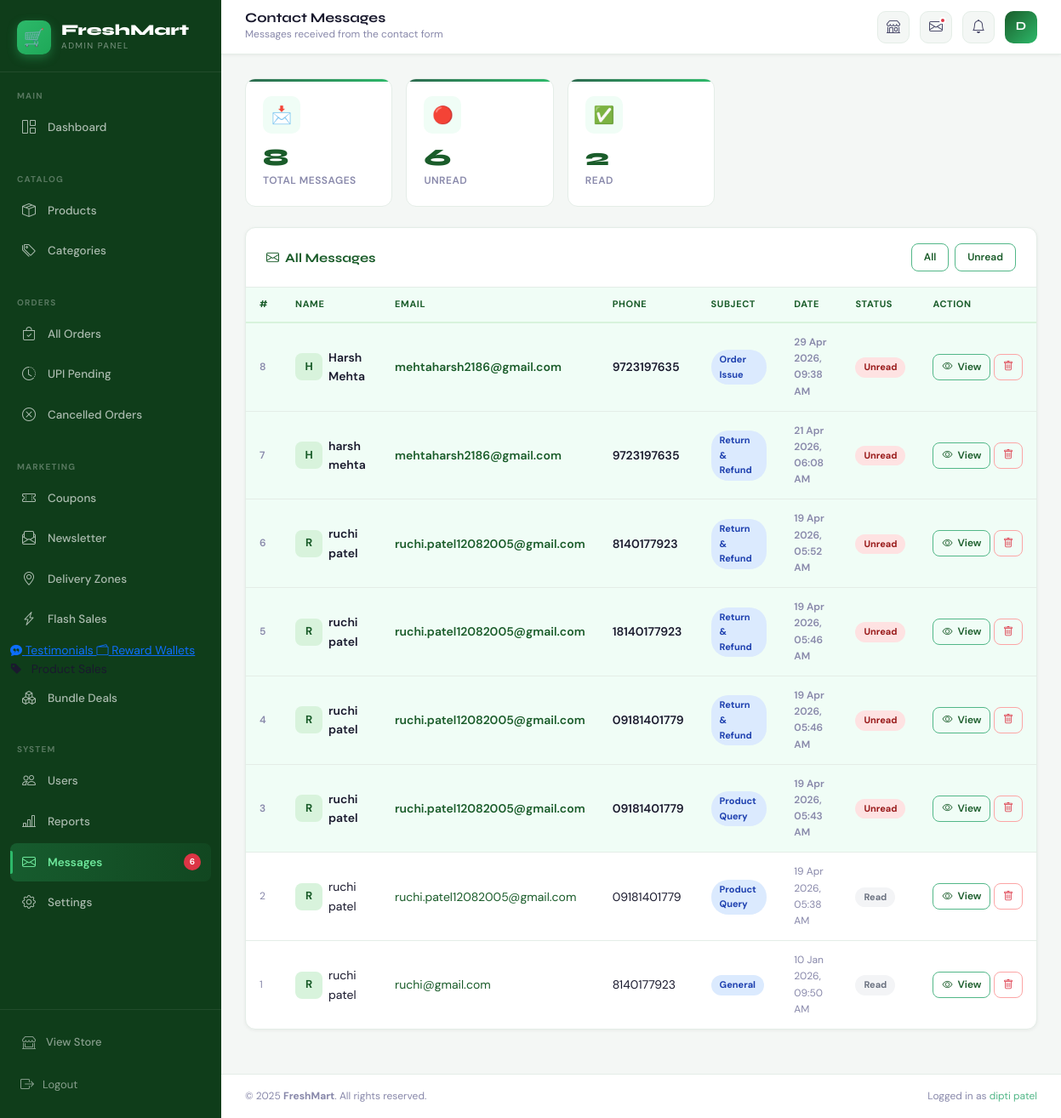
Screenshot of /messages (signed in) with the database file from the repository.
### website/models.py (models this page shows, shortened)
class User(UserMixin, db.Model):
    __tablename__ = "users"
    id            = db.Column(db.Integer, primary_key=True)
    name          = db.Column(db.String(50), nullable=False)
    email         = db.Column(db.String(120), unique=True, nullable=False)
    password_hash = db.Column(db.String(128), nullable=False)
    role          = db.Column(db.String(20), default="customer")
    is_verified   = db.Column(db.Boolean, default=False)

class ContactMessage(db.Model):
    id         = db.Column(db.Integer, primary_key=True)
    name       = db.Column(db.String(100), nullable=False)
    email      = db.Column(db.String(120), nullable=False)
    phone      = db.Column(db.String(20))
    subject    = db.Column(db.String(100))
    message    = db.Column(db.Text, nullable=False)
    is_read    = db.Column(db.Boolean, default=False)
    created_at = db.Column(db.DateTime, default=datetime.utcnow)

### website/admin.py (the view)
@admin.route('/messages')
@login_required
def messages():
    filter_by = request.args.get('filter')
    if filter_by == 'unread':
        msgs = ContactMessage.query.filter_by(is_read=False).order_by(ContactMessage.created_at.desc()).all()
    else:
        msgs = ContactMessage.query.order_by(ContactMessage.created_at.desc()).all()
    return render_template('admin/admin_messages.html', messages=msgs)

### website/admin.py (called while the page is built)
@admin.context_processor
def inject_unread_count():
    count = ContactMessage.query.filter_by(is_read=False).count()
    return dict(unread_messages_count=count)

### website/templates/admin/admin_messages.html (shortened to what this page needs)
{% extends "admin/base.html" %}
{% block page_title %}Contact Messages{% endblock %}
{% block page_subtitle %}Messages received from the contact form{% endblock %}
{% block content %}
<div class="stat-grid" style="grid-template-columns: repeat(auto-fill, minmax(160px, 1fr));">
  <div class="stat-card">
    <div class="stat-icon">📩</div>
    <div class="stat-value">{{ messages|length }}</div>
    <div class="stat-label">Total Messages</div>
  </div>
  <div class="stat-card">
    <div class="stat-icon">🔴</div>
    <div class="stat-value">{{ messages|selectattr('is_read','eq',false)|list|length }}</div>
    <div class="stat-label">Unread</div>
  </div>
  <div class="stat-card">
    <div class="stat-icon">✅</div>
    <div class="stat-value">{{ messages|selectattr('is_read','eq',true)|list|length }}</div>
    <div class="stat-label">Read</div>
  </div>
</div>
<div class="content-card">
  <div class="content-card-header">
    <h5><i class="bi bi-envelope me-2"></i>All Messages</h5>
    <div class="d-flex gap-2">
      <a href="{{ url_for('admin.messages') }}"
         class="btn-admin-ghost {{ 'btn-admin-primary' if not request.args.get('filter') else '' }}" style="padding:6px 14px; font-size:12px;">
        All
      </a>
      <a href="{{ url_for('admin.messages', filter='unread') }}"
         class="btn-admin-ghost {{ 'btn-admin-primary' if request.args.get('filter') == 'unread' else '' }}" style="padding:6px 14px; font-size:12px;">
        Unread
      </a>
    </div>
  </div>
  <div class="content-card-body p-0">
    {% if messages %}
    <div class="table-responsive">
      <table class="admin-table">
        <thead>
          <tr>
            <th>#</th>
            <th>Name</th>
            <th>Email</th>
            <th>Phone</th>
            <th>Subject</th>
            <th>Date</th>
            <th>Status</th>
            <th>Action</th>
          </tr>
        </thead>
        <tbody>
          {% for msg in messages %}
          <tr style="{{ 'font-weight:600; background:#f0fdf6;' if not msg.is_read else '' }}">
            <td style="color:var(--text-light); font-size:12px;">{{ msg.id }}</td>
            <td>
              <div class="d-flex align-items-center gap-2">
                <div style="width:32px; height:32px; border-radius:8px; background:var(--green-pale); color:var(--green-mid); display:flex; align-items:center; justify-content:center; font-weight:700; font-size:13px; flex-shrink:0;">
                  {{ msg.name[0].upper() }}
                </div>
                {{ msg.name }}
              </div>
            </td>
            <td><a href="mailto:{{ msg.email }}" style="color:var(--green-mid); text-decoration:none;">{{ msg.email }}</a></td>
            <td>{{ msg.phone or '—' }}</td>
            <td>
              <span class="chip chip-info">{{ msg.subject or 'General' }}</span>
            </td>
            <td style="font-size:12px; color:var(--text-light);">{{ msg.created_at.strftime('%d %b %Y, %I:%M %p') }}</td>
            <td>
              {% if msg.is_read %}
                <span class="chip chip-muted">Read</span>
              {% else %}
                <span class="chip chip-danger">Unread</span>
              {% endif %}
            </td>
            <td>
              <div class="d-flex gap-1">
                <button class="btn-admin-ghost" style="padding:5px 10px; font-size:12px;"
                  data-bs-toggle="modal" data-bs-target="#msgModal{{ msg.id }}">
                  <i class="bi bi-eye"></i> View
                </button>
                <a href="{{ url_for('admin.delete_message', id=msg.id) }}"
                   onclick="return confirm('Delete this message?')"
                   class="btn-admin-ghost" style="padding:5px 10px; font-size:12px; color:#dc3545; border-color:#fca5a5;">
                  <i class="bi bi-trash"></i>
                </a>
              </div>
            </td>
          </tr>
          {% endfor %}
        </tbody>
      </table>
    </div>
    {% endif %}
  </div>
</div>
{% endblock %}

### website/templates/admin/base.html (shortened to what this page needs)
<!DOCTYPE html>
<html lang="en">
<head>
  <link href="https://cdn.jsdelivr.net/npm/bootstrap@5.3.2/dist/css/bootstrap.min.css" rel="stylesheet">
  <link href="https://cdn.jsdelivr.net/npm/bootstrap-icons@1.11.3/font/bootstrap-icons.min.css" rel="stylesheet">
</head>
<body>
  <div class="admin-shell">
    <aside class="sidebar" id="sidebar">
      <a href="{{ url_for('admin.dashboard') }}" class="sidebar-brand">
        <div class="brand-icon">🛒</div>
        <div>
          <div class="brand-text">FreshMart</div>
          <div class="brand-sub">Admin Panel</div>
        </div>
      </a>
      <div class="nav-section">
        <div class="nav-section-label">Main</div>
        <a href="{{ url_for('admin.dashboard') }}"
          class="nav-item-link {% if request.endpoint == 'admin.dashboard' %}active{% endif %}">
          <i class="bi bi-grid-1x2"></i> Dashboard
        </a>
      </div>
      <div class="nav-section">
        <div class="nav-section-label">Catalog</div>
        <a href="{{ url_for('admin.manage_products') }}"
          class="nav-item-link {% if 'product' in request.endpoint %}active{% endif %}">
          <i class="bi bi-box-seam"></i> Products
        </a>
        <a href="{{ url_for('admin.manage_categories') }}"
          class="nav-item-link {% if 'categor' in request.endpoint %}active{% endif %}">
          <i class="bi bi-tags"></i> Categories
        </a>
      </div>
      <div class="nav-section">
        <div class="nav-section-label">Orders</div>
        <a href="{{ url_for('admin.manage_orders') }}"
          class="nav-item-link {% if request.endpoint == 'admin.manage_orders' %}active{% endif %}">
          <i class="bi bi-bag-check"></i> All Orders
        </a>
        <a href="{{ url_for('admin.pending_payments') }}"
          class="nav-item-link {% if request.endpoint == 'admin.pending_payments' %}active{% endif %}">
          <i class="bi bi-clock-history"></i> UPI Pending
        </a>
        <a href="{{ url_for('views.admin_cancelled_orders') }}"
          class="nav-item-link {% if 'cancelled' in request.endpoint %}active{% endif %}">
          <i class="bi bi-x-circle"></i> Cancelled Orders
        </a>
      </div>
      <div class="nav-section">
        <div class="nav-section-label">Marketing</div>
        <a href="{{ url_for('admin.manage_coupons') }}"
          class="nav-item-link {% if 'coupon' in request.endpoint %}active{% endif %}">
          <i class="bi bi-ticket-perforated"></i> Coupons
        </a>
        <a href="{{ url_for('admin.newsletter') }}"
          class="nav-item-link {% if 'newsletter' in request.endpoint %}active{% endif %}">
          <i class="bi bi-envelope-paper"></i> Newsletter
        </a>
        <a href="{{ url_for('admin.manage_delivery_zones') }}"
          class="nav-item-link {% if 'delivery' in request.endpoint %}active{% endif %}">
          <i class="bi bi-geo-alt"></i> Delivery Zones
        </a>
        <a href="{{ url_for('admin.manage_flash_sales') }}"
        class="nav-item-link {% if 'flash_sale' in request.endpoint %}active{% endif %}">
          <i class="bi bi-lightning-charge"></i> Flash Sales
        </a>
        <a href="{{ url_for('admin.manage_testimonials') }}">
          <i class="bi bi-chat-quote-fill"></i> Testimonials
        </a>
        <a href="{{ url_for('admin.admin_rewards') }}">
          <i class="bi bi-wallet2"></i> Reward Wallets
        </a>
        <a href="{{ url_for('admin.manage_product_sales') }}" class="nav-link">
  <i class="bi bi-tag-fill me-2"></i> Product Sales
</a>
<a href="{{ url_for('admin.manage_bundles') }}" class="nav-item-link">
  <i class="bi bi-boxes"></i> Bundle Deals
</a>
      </div>
      <div class="nav-section">
        <div class="nav-section-label">System</div>
        <a href="{{ url_for('admin.manage_users') }}"
          class="nav-item-link {% if 'user' in request.endpoint %}active{% endif %}">
          <i class="bi bi-people"></i> Users
        </a>
        <a href="{{ url_for('admin.reports') }}"
          class="nav-item-link {% if 'report' in request.endpoint %}active{% endif %}">
          <i class="bi bi-bar-chart-line"></i> Reports
        </a>
        <a href="{{ url_for('admin.messages') }}"
          class="nav-item-link {% if 'message' in request.endpoint %}active{% endif %}">
          <i class="bi bi-envelope"></i> Messages
          {% if unread_messages_count is defined and unread_messages_count %}
          <span class="nav-badge">{{ unread_messages_count }}</span>
          {% endif %}
        </a>
        <a href="{{ url_for('admin.settings') }}"
          class="nav-item-link {% if 'setting' in request.endpoint %}active{% endif %}">
          <i class="bi bi-gear"></i> Settings
        </a>
      </div>
      <div class="sidebar-footer">
        <a href="{{ url_for('admin.view_store') }}"
          class="nav-item-link {% if 'view_store' in request.endpoint %}active{% endif %}">
          <i class="bi bi-shop-window"></i> View Store
        </a>
        <a href="{{ url_for('auth.logout') }}" style="margin-top:4px;">
          <i class="bi bi-box-arrow-right"></i> Logout
        </a>
      </div>
    </aside>
    <div class="main-content">
      <header class="topbar">
        <div class="topbar-breadcrumb">
          <div class="page-title">{% block page_title %}Dashboard{% endblock %}</div>
          <div class="page-sub">{% block page_subtitle %}FreshMart Admin Panel{% endblock %}</div>
        </div>
        <div class="topbar-actions">
          <a href="{{ url_for('views.home') }}" target="_blank" class="topbar-icon-btn" title="View Store">
            <i class="bi bi-shop"></i>
          </a>
          <a href="{{ url_for('admin.messages') }}" class="topbar-icon-btn" title="Messages">
            <i class="bi bi-envelope"></i>
            {% if unread_messages_count is defined and unread_messages_count %}
            <span class="dot"></span>
            {% endif %}
          </a>
          <a href="{{ url_for('admin.pending_payments') }}" class="topbar-icon-btn" title="Pending Payments">
            <i class="bi bi-bell"></i>
          </a>
          <div class="topbar-avatar" title="{{ current_user.name if current_user else 'Admin' }}">
            {{ (current_user.name[0] | upper) if current_user and current_user.name else 'A' }}
          </div>
        </div>
      </header>
      <main class="page-body">
        {% block content %}{% endblock %}
      </main>
      <footer class="admin-footer">
        <span>© 2025 <strong>FreshMart</strong>. All rights reserved.</span>
        <span>Logged in as <a href="#">{{ current_user.name if current_user else 'Admin' }}</a></span>
      </footer>
    </div>
  </div>
</body>
</html>

### rows the page displays
User: name "D", name "dipti patel"
ContactMessage: id "8", name "H", name "Harsh Mehta", email "mehtaharsh2186@gmail.com", phone "9723197635", subject "Order Issue", created_at "29 Apr 2026, 09:38 AM", is_read "Unread"
ContactMessage: id "7", name "H", name "harsh mehta", email "mehtaharsh2186@gmail.com", phone "9723197635", subject "Return & Refund", created_at "21 Apr 2026, 06:08 AM", is_read "Unread"
ContactMessage: id "6", name "R", name "ruchi patel", email "ruchi.patel12082005@gmail.com", phone "8140177923", subject "Return & Refund", created_at "19 Apr 2026, 05:52 AM", is_read "Unread"
ContactMessage: id "5", name "R", name "ruchi patel", email "ruchi.patel12082005@gmail.com", phone "18140177923", subject "Return & Refund", created_at "19 Apr 2026, 05:46 AM", is_read "Unread"
ContactMessage: id "4", name "R", name "ruchi patel", email "ruchi.patel12082005@gmail.com", phone "09181401779", subject "Return & Refund", created_at "19 Apr 2026, 05:46 AM", is_read "Unread"
ContactMessage: id "3", name "R", name "ruchi patel", email "ruchi.patel12082005@gmail.com", phone "09181401779", subject "Product Query", created_at "19 Apr 2026, 05:43 AM", is_read "Unread"
ContactMessage: id "2", name "R", name "ruchi patel", email "ruchi.patel12082005@gmail.com", phone "09181401779", subject "Product Query", created_at "19 Apr 2026, 05:38 AM", is_read "Read"
ContactMessage: id "1", name "R", name "ruchi patel", email "ruchi@gmail.com", phone "8140177923", subject "General", created_at "10 Jan 2026, 09:50 AM", is_read "Read"

### other values shown
{{ unread_messages_count }} "6"
{{ messages|length }} "8"
{{ messages|selectattr('is_read','eq',false)|list|length }} "6"
{{ messages|selectattr('is_read','eq',true)|list|length }} "2"
